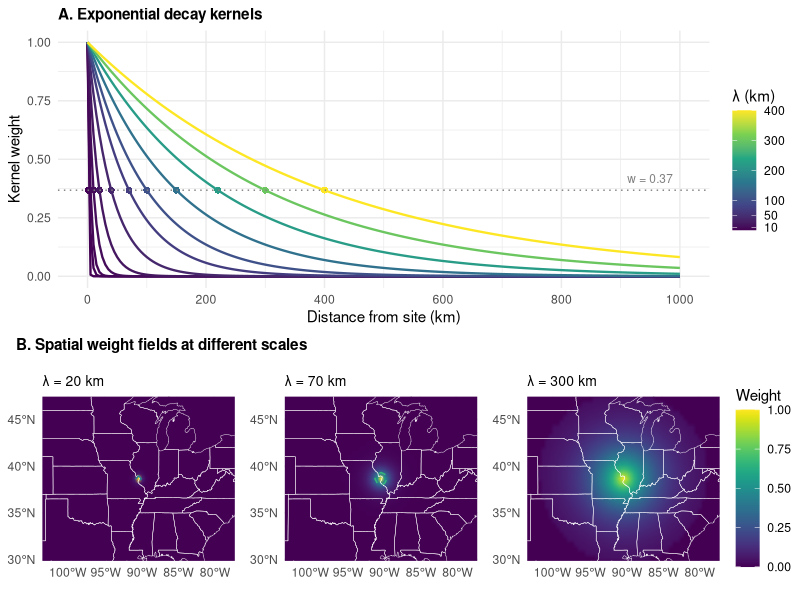
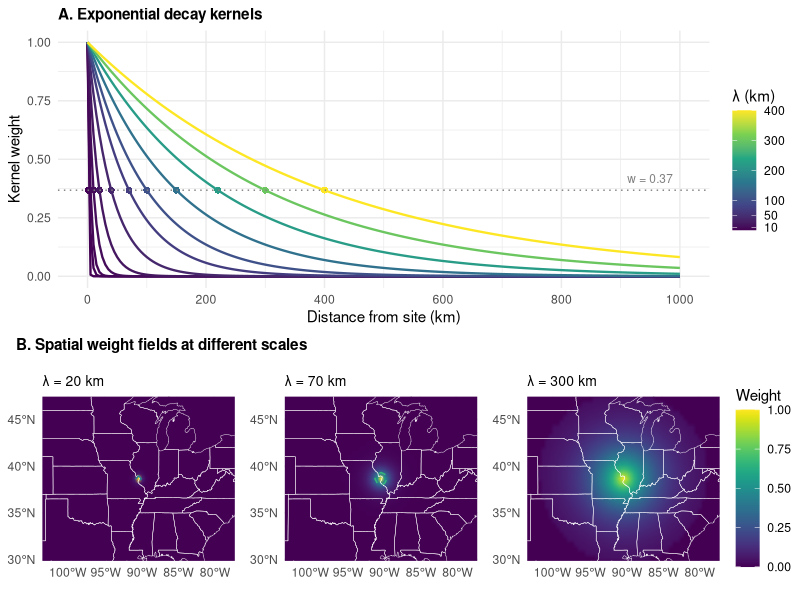

These figures' R source, in order:
# Load required libraries
library(tidyverse)
library(sf)
library(rnaturalearth)
library(rnaturalearthdata)
library(viridis)
library(cowplot)
library(scales)
library(maps)

# Set up parameters
focal_lon <- -90.3108  # Example location (central US)
focal_lat <- 38.6488
max_dist <- 1000  # km
lambda_values <- c(1, 3, 5, 10, 20, 40, 70, 100, 150, 220, 300, 400)
display_lambdas <- c(20, 70, 300)  # For visualization

# Function to calculate great circle distance
calc_distance <- function(lon1, lat1, lon2, lat2) {
  # Haversine formula
  R <- 6371  # Earth radius in km
  dLat <- (lat2 - lat1) * pi / 180
  dLon <- (lon2 - lon1) * pi / 180
  a <- sin(dLat/2)^2 + cos(lat1 * pi / 180) * cos(lat2 * pi / 180) * sin(dLon/2)^2
  c <- 2 * atan2(sqrt(a), sqrt(1-a))
  R * c
}

# Create grid for spatial visualization
grid_res <- 0.5  # degrees
lon_seq <- seq(focal_lon - 15, focal_lon + 15, by = grid_res)
lat_seq <- seq(focal_lat - 10, focal_lat + 10, by = grid_res)
grid <- expand.grid(lon = lon_seq, lat = lat_seq)

# Calculate distances from focal point
grid$distance <- mapply(calc_distance, 
                        focal_lon, focal_lat, 
                        grid$lon, grid$lat)

# Calculate weights for different lambda values
for(lambda in display_lambdas) {
  grid[[paste0("weight_", lambda)]] <- exp(-grid$distance / lambda)
  # Set weights to zero beyond 1000 km
  grid[[paste0("weight_", lambda)]][grid$distance > max_dist] <- 0
}

# Get world map for context
world <- ne_countries(scale = "medium", returnclass = "sf")

# Panel A (formerly Panel B): Cross-section showing decay curves
distances <- seq(0, max_dist, by = 5)
decay_data <- purrr::map_df(lambda_values, function(lambda) {
  data.frame(
    distance = distances,
    weight = exp(-distances / lambda),
    lambda = factor(lambda),
    lambda_num = lambda
  )
})

# Add markers for where weight = 0.37 (1/e)
decay_points <- purrr::map_df(lambda_values, function(lambda) {
  data.frame(
    distance = lambda,
    weight = exp(-1),
    lambda = factor(lambda),
    lambda_num = lambda
  )
})

panel_a <- ggplot(decay_data, aes(x = distance, y = weight)) +
  geom_line(aes(color = lambda_num, group = lambda), size = 0.8) +
  geom_point(data = decay_points, 
             aes(color = lambda_num),
             size = 2, shape = 16) +
  geom_hline(yintercept = exp(-1), linetype = "dotted", color = "gray50") +
  annotate("text", x = 950, y = exp(-1) + 0.05, 
           label = "w = 0.37", size = 3, color = "gray50") +
  scale_color_viridis_c(name = "λ (km)", 
                        breaks = c(10, 50, 100, 200, 300, 400)) +
  scale_x_continuous(breaks = seq(0, 1000, 200)) +
  labs(x = "Distance from site (km)",
       y = "Kernel weight",
       title = "A. Exponential decay kernels") +
  theme_minimal() +
  theme(plot.title = element_text(size = 11, face = "bold"),
        legend.position = "right")

# Panel B (formerly Panel C): 2D heatmaps for three different scales
create_heatmap <- function(lambda_val) {
  weight_col <- paste0("weight_", lambda_val)
  
  p <- ggplot() +
    # Add world for land/water
    geom_sf(data = world, fill = NA, color = "gray70", size = 0.2) +
    # Add the raster heatmap
    geom_raster(data = grid, 
                aes(x = lon, y = lat, fill = .data[[weight_col]]),
                interpolate = TRUE) +
    # Overlay US state borders in white for contrast - thinner
    geom_polygon(data = map_data("state"), 
                 aes(x = long, y = lat, group = group),
                 fill = NA, color = "white", size = 0.15, alpha = 0.7) +
    # Add contour at weight = 0.37 with color matching the lambda value
    geom_contour(data = grid,
                 aes(x = lon, y = lat, z = .data[[weight_col]]),
                 breaks = c(0.37),
                 color = viridis(10)[which.min(abs(lambda_values - lambda_val))], 
                 size = 0.5, linetype = "dashed") +
    scale_fill_viridis(name = "Weight", 
                       limits = c(0, 1),
                       breaks = c(0, 0.37, 0.5, 0.75, 1)) +
    coord_sf(xlim = c(focal_lon - 12, focal_lon + 12),
             ylim = c(focal_lat - 8, focal_lat + 8)) +
    labs(title = paste0("λ = ", lambda_val, " km")) +
    theme_minimal() +
    theme(plot.title = element_text(size = 10),
          legend.position = "none",
          axis.title = element_blank())
  
  return(p)
}

heatmaps <- purrr::map(display_lambdas, create_heatmap)

# Add shared legend for heatmaps
legend_data <- data.frame(
  x = 1:100,
  y = 1:100,
  fill = seq(0, 1, length.out = 100)
)

legend_plot <- ggplot(legend_data, aes(x = x, y = y, fill = fill)) +
  geom_raster() +
  scale_fill_viridis(name = "Weight", 
                     limits = c(0, 1),
                     breaks = c(0, 0.25, 0.5, 0.75, 1)) +
  theme_void() +
  theme(legend.position = "right",
        legend.key.height = unit(0.8, "cm"))

legend <- get_legend(legend_plot)

# Arrange heatmaps
panel_b <- plot_grid(
  plot_grid(plotlist = heatmaps, nrow = 1),
  legend,
  rel_widths = c(1, 0.1),
  nrow = 1
)

panel_b_titled <- ggdraw() +
  draw_plot(panel_b, y = 0, height = 0.92) +
  draw_label("B. Spatial weight fields at different scales", 
             x = 0.02, y = 0.96, hjust = 0, size = 11, fontface = "bold")

# Combine all panels
figure_3 <- plot_grid(
  panel_a,
  panel_b_titled,
  ncol = 1,
  rel_heights = c(1, 0.8),
  labels = NULL
)

# Save figure. Output name tracks the supplement numbering used in the
# manuscript (`Figure_S1_spatial_weighting`). The Makefile copies this
# PNG + PDF into manuscript/figures/supplement_figs/. Purely analytic —
# no rds dependencies.
ggsave("../figures/supplement_figs/Figure_S1_spatial_weighting.png",
       figure_3,
       width = 10,
       height = 9,
       dpi = 300,
       bg = "white")
ggsave("../figures/supplement_figs/Figure_S1_spatial_weighting.pdf",
       figure_3,
       width = 10,
       height = 9,
       device = cairo_pdf)
